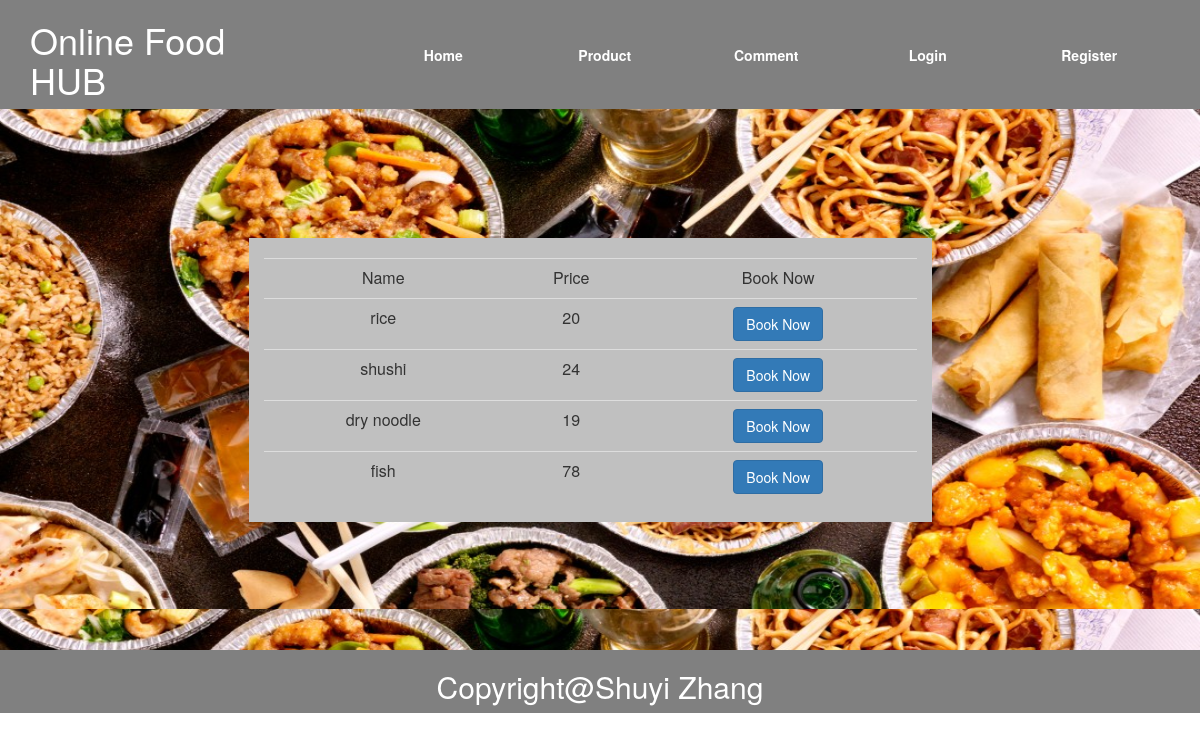
Screenshot of /index.php/welcome/search with the database file from the repository.
### tables this page shows
CREATE TABLE `product` (
  `id` int(11) NOT NULL,
  `name` varchar(50) DEFAULT NULL,
  `price` varchar(20) DEFAULT NULL
);

### application/controllers/Welcome.php (called while the page is built, shortened)
<?php
class Welcome extends CI_Controller
{
	function __construct()
	{
		$this->load->helper('url');
		$this->load->helper('form');
		$this->load->library('form_validation');
	}
	function search()
	{
		$search=$this->input->post('search');
		$this->load->model('user_model');
		$res=$this->user_model->search($search);
		if($res)
		{
			$this->load->view('user-search-res',['res'=>$res]);
		}
		else
		{
			$this->load->model('user_model');
			$res=$this->user_model->search2();
			$this->load->view('other_product',['res'=>$res]);
		}
	}
}
?>

### index.php (called while the page is built, shortened)
<?php
require_once BASEPATH.'core/CodeIgniter.php';

### application/models/User_model.php (called while the page is built, shortened)
<?php
class User_model extends CI_Model
{
	public function search2()
	{
		$q=$this->db->select(['id','name','price'])->from('product')->get();
		return $q->result();
	}
}
?>

### application/views/other_product.php (the view, shortened to what this page needs)
<html>
<head>
<link type="text/css" rel="stylesheet" href="<?=base_url('tool/css/s2.css'); ?>">
<link type="text/css" rel="stylesheet" href="<?= base_url('tool/css/bootstrap.min.css') ?>" >
</head>
<body>
<div class="container-fluid" style="background:gray;color:white;">
<div class="col-sm-3">
<h1>Online Food HUB</h1>
</div>
<div class="col-sm-9"><br>
<div id='nav'>
<?php
include('manu.php');
?>
</div>
</div>
</div>
<div class="container-fluid" id="banner">
<div id="form" class="col-sm-7"><br>
<table class="table">
<tr>
<td><center>Name</center></td>
<td><center>Price</center></td>
<td><center>Book Now</center></td>
</tr>
<?php
			if($res)
			{
			foreach($res as $r1){
			?>
<tr>
<td><center><?= $r1->name; ?></center></td>
<td><center><?= $r1->price; ?></center></td>
<td><center><?= anchor('Welcome/book_now/'.$r1->id,'Book Now',['class'=>'btn btn-primary']); ?></center></td>
</tr>
			<?php  } }?>
</table>
</div>
</div>
<div class="container-fluid" style="background:gray;color:white;">
<h2 align="center">Copyright@Shuyi Zhang</h2>
</div>
</body>
</html>

### tool/css/s2.css (style rules this page uses)
@media (max-width:2000px) and (min-width:700px) { ul li a { text-decoration:none; color:white; } }
#banner { background:url('../img/food.jpg'); background-size:100% 500px; }
#form { background:silver; z-index:5px; margin-left:20%; margin-top:11%; margin-bottom:11%; }

### rows the page displays
product: name "rice", price "20", id "Book Now"
product: name "shushi", price "24", id "Book Now"
product: name "dry noodle", price "19", id "Book Now"
product: name "fish", price "78", id "Book Now"

### other values shown
anchor('Welcome/home','Home') "Home"
anchor('Welcome/product','Product') "Product"
anchor('admin/index','Login') "Login"
anchor('Register/index','Register') "Register"
